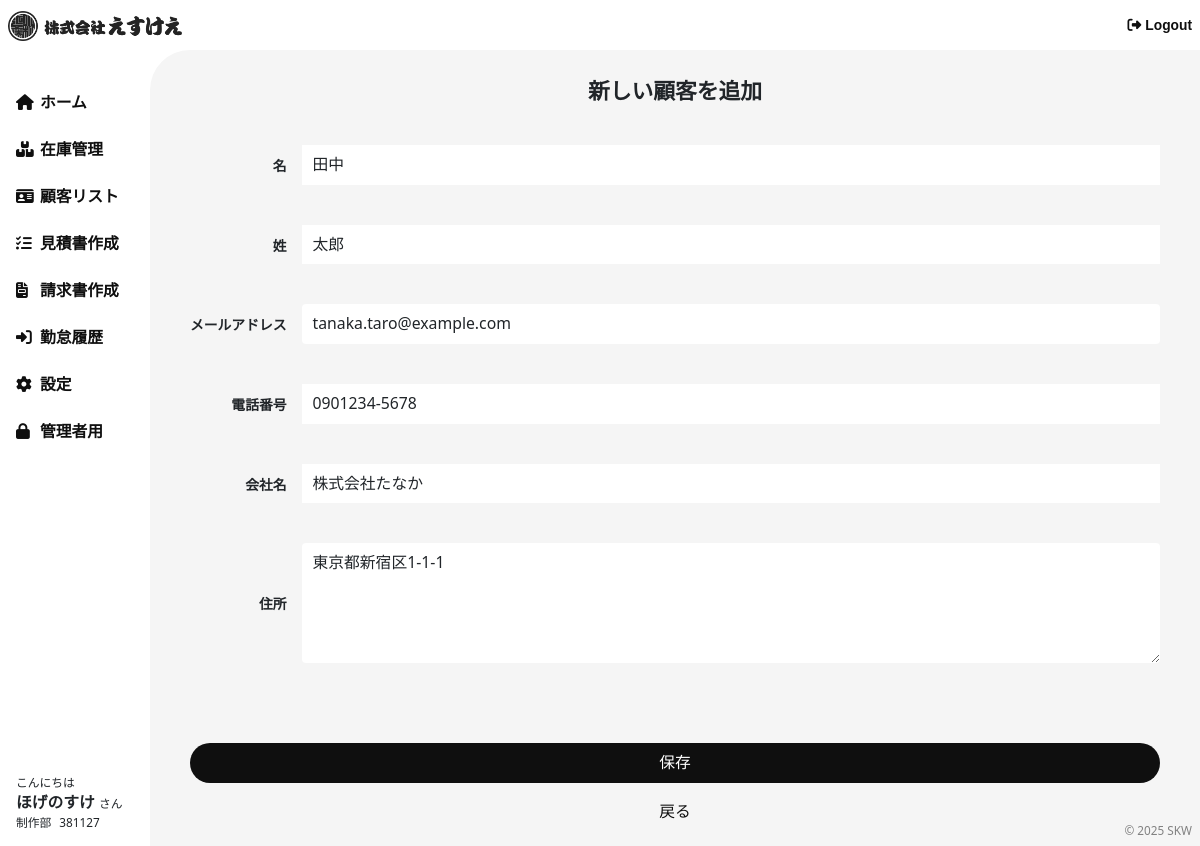
Page /customers/edit/1/ (signed in) on the committed database.
### accounts/models.py (models this page shows, shortened)
class Profile(models.Model):
    user = models.OneToOneField(User, on_delete=models.CASCADE)
    phone_number = models.CharField(max_length=15, blank=True, null=True)
    department = models.CharField(max_length=100, blank=True, null=True)

### bms/models.py (models this page shows, shortened)
class Employee(models.Model):
    first_name = models.CharField(max_length=50, verbose_name="名", blank=True, null=True)
    last_name = models.CharField(max_length=50, verbose_name="姓", blank=True, null=True)
    email = models.EmailField(unique=True, verbose_name="メールアドレス", blank=True, null=True)
    department = models.CharField(max_length=100, verbose_name="部署", blank=True, null=True)
    phone_number = models.CharField(max_length=15, verbose_name="電話番号", blank=True, null=True)
    employee_number = models.CharField(
        max_length=6, unique=True, blank=True, null=True, verbose_name="社員番号"
    )

### customers/models.py (models this page shows, shortened)
class Customer(models.Model):
    company_name = models.CharField(max_length=255, default="デフォルト会社名", verbose_name="会社名")
    first_name = models.CharField(max_length=50, null=True, blank=True, verbose_name="名")
    last_name = models.CharField(max_length=50, null=True, blank=True, verbose_name="姓")
    email = models.EmailField(unique=True, verbose_name="メールアドレス")
    phone_number = models.CharField(max_length=15, null=True, blank=True, verbose_name="電話番号")
    address = models.TextField(null=True, blank=True, verbose_name="住所")
    created_at = models.DateTimeField(auto_now_add=True, verbose_name="登録日時")
    updated_at = models.DateTimeField(auto_now=True, verbose_name="更新日時")

### customers/views.py (the view)
# urls.py: path('edit/<int:customer_id>/', views.add_or_edit_customer, name='edit_customer'),
def add_or_edit_customer(request, customer_id=None):
    customer = get_object_or_404(Customer, id=customer_id) if customer_id else None
    original_data = {}
    if customer_id:
        for field in ['first_name', 'last_name', 'email', 'phone_number', 'company_name', 'address']:
            original_data[field] = getattr(customer, field, None)
    if request.method == 'POST':
        form = CustomerForm(request.POST, instance=customer)
        if form.is_valid():
            instance = form.save(commit=False)
            current_time = datetime.now().strftime('%Y-%m-%d %H:%M:%S')
            if customer_id:  # 編集時
                changes = []
                for field in original_data:
                    old_value = original_data[field]
                    new_value = getattr(instance, field, None)
                    if str(old_value) != str(new_value):  # 文字列として比較
                        changes.append(f"{field} from '{old_value}' to '{new_value}'")
                if changes:
                    logger.info(f"[{current_time}] User: {request.user.username} updated Customer ID={customer.id} - Changes: {', '.join(changes)}")
                else:
                    logger.info(f"[{current_time}] User: {request.user.username} updated Customer ID={customer.id} - No changes made")
            else:  # 新規作成
                logger.info(f"[{current_time}] User: {request.user.username} created Customer ID=NEW - Name: {instance.first_name} {instance.last_name}")
            instance.save()
            return redirect('customer_list')
    else:
        form = CustomerForm(instance=customer)
    return render(request, 'customers/edit_customer.html', {'form': form})

### customers/forms.py
class CustomerForm(forms.ModelForm):
    class Meta:
        model = Customer
        fields = ['first_name', 'last_name', 'email', 'phone_number', 'company_name', 'address']
        widgets = {
            'first_name': forms.TextInput(),
            'last_name': forms.TextInput(),
            'email': forms.EmailInput(),
            'phone_number': forms.TextInput(),
            'company_name': forms.TextInput(),
            'address': forms.Textarea(attrs={'rows': 3}),
        }

### bms/context_processors.py (called while the page is built)
def profile_info(request):
    if request.user.is_authenticated:
        user = request.user
        employee = Employee.objects.filter(email=user.email).first()
        if not employee:
            employee = Employee(employee_number="000000", email=user.email)
        return {
            'profile_info': {
                '姓': user.first_name or '設定されていません',
                '名': user.last_name or '設定されていません',
                'ログインID': user.username or '設定されていません',
                'メールアドレス': user.email or '設定されていません',
                '電話番号': getattr(user, 'profile', None) and getattr(user.profile, 'phone_number', '設定されていません'),
                '部署': getattr(user, 'profile', None) and getattr(user.profile, 'department', '設定されていません'),
            },
            'employee': employee  # Employeeデータも全ページで使えるようにする
        }
    return {'profile_info': None, 'employee': None}

### templates/customers/edit_customer.html (shortened to what this page needs)
{% extends "base.html" %}
{% block content %}
<div class="edit">
    <h1>{% if customer %}顧客情報を編集{% else %}新しい顧客を追加{% endif %}</h1>
    <form class="form" method="post" enctype="multipart/form-data">
        <div class="form__wrap">
            {% for field in form %}
            <div class="box">
                <label for="{{ field.id_for_label }}">{{ field.label }}</label>
                {{ field }}
            </div>
            {% endfor %}
        </div>
        <button type="submit">保存</button>
    </form>
    <a href="{% url 'customer_list' %}">戻る</a>
    {% endblock %}

### templates/base.html (shortened to what this page needs)
{% load django_browser_reload %}
<!DOCTYPE html>
<html lang="ja">
<head>
    {% load static %}
    {% include 'common/parts/head.html' %}
</head>
<body class="drawer drawer--right">
        <header class="header container-fluid">
            <div class="header__wrap">
                <div class="logo">
                    <a href="{% url 'index' %}">
                        <img src="{% static 'image/logo-bk.png' %}" alt="">
                    </a>
                </div>
                <div class="logout">
                    <a href=""><i class="fas fa-sign-out-alt"></i>Logout</a>
                </div>
            </div>
        </header>
    <div class="contents-wrapper">
        <aside>
            <ul class="menu">
                {% include 'common/parts/nav-menu.html' %}
            </ul>
            <div class="profile">
                <div class="hello">こんにちは</div>
                <div class="name">{{ profile_info.名 }} <span>さん</span></div>
                <div class="wrap">
                    <div class="sect">{{ profile_info.部署 }}</div>
                    <div class="numb">{{ employee.employee_number }}</div>
                </div>
            </div>
        </aside>
        <main>
            {% block content %}
            {% endblock %}
        </main>
        <footer class="footer">
            <div class="cr"><a href="{% url 'index' %}">&copy; 2025 SKW</a></div>
        </footer>
    </div>
</body>
</html>

### rows in the picture
Profile: 部署 "制作部"
Employee: employee_number "381127"
Customer: form "田中" "太郎" "tanaka.taro@example.com" "0901234-5678" "株式会社たなか" "東京都新宿区1-1-1"

### other values in the picture
{{ profile_info.名 }} "ほげのすけ"
{{ field.label }} "名" "姓" "メールアドレス" "電話番号" "会社名" "住所"
